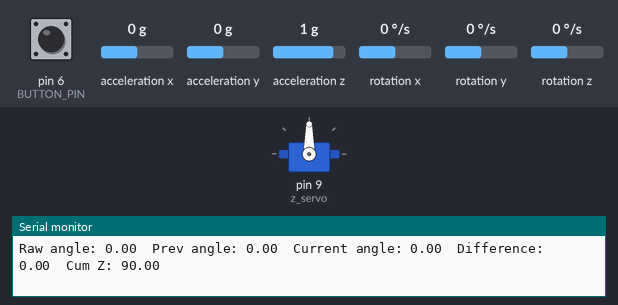
The program below on a simulated Arduino Nano, built with avr-gcc and run on an emulated ATmega328P. Parts: servo, the last lines printed to the serial monitor. The inputs (shaded band) are chosen by the test bench; at power-on: acceleration x 0 g, acceleration y 0 g, acceleration z 1 g, pin 6 (BUTTON_PIN) HIGH, rotation x 0 °/s, rotation y 0 °/s, rotation z 0 °/s.

Above: at 1.8 s.
1.9 s: acceleration x set to -1.4 g
At 3.1 s:
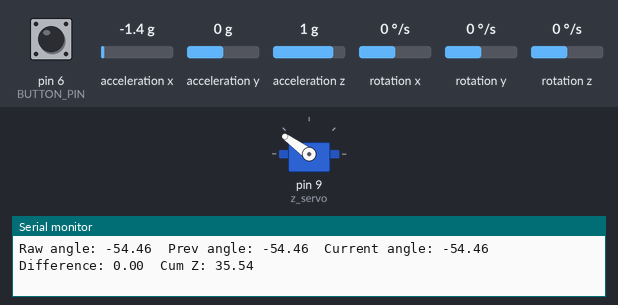
3.4 s: acceleration y set to -1.4 g
At 4.2 s:
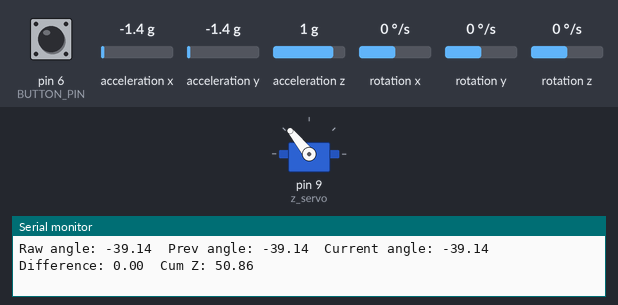
4.9 s: acceleration x set to -0.8 g
At 5.2 s:
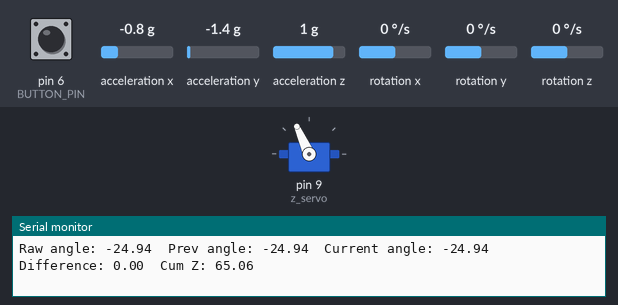
6.4 s: acceleration x set to 0.8 g
At 7.5 s:
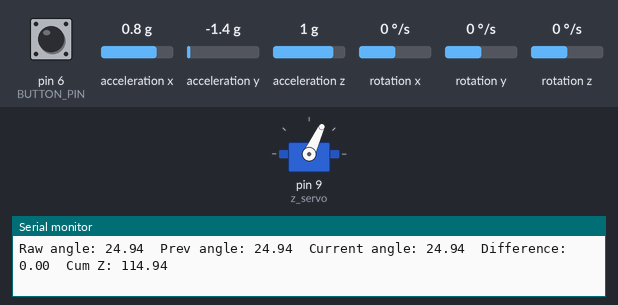
7.9 s: acceleration y set to 0 g
At 8.3 s:
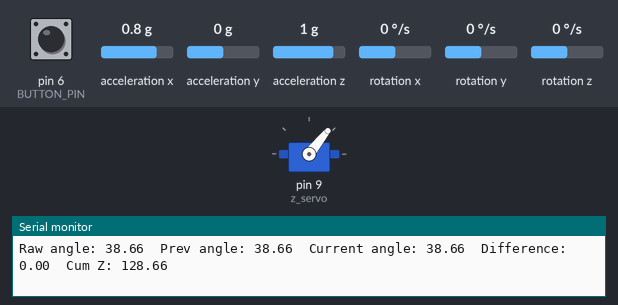
9.5 s: acceleration z set to 0 g
At 10.4 s:
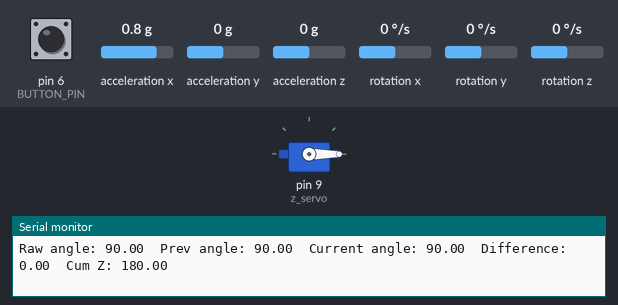
Timing chart, 0 to 12.0 s (numbered marks = the images above; inputs shaded):
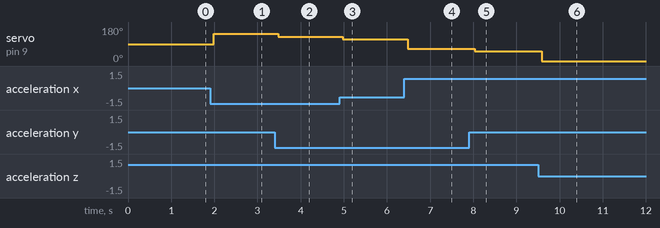

The program:

main.cpp
```cpp
#include "I2Cdev.h"
#include "MPU6050_6Axis_MotionApps20.h"
#include "Arduino.h"
#include "utils.h"
#include "Servo.h"

void display_cumulative_angle();

MPU6050 mpu;
Servo z_servo;
Servo y_servo;
Servo x_servo;

int Calibrated[6] = {1321, 1105, 1527, 97, 21, 47};
const int iAx = 0;
const int iAy = 1;
const int iAz = 2;
const int iGx = 3;
const int iGy = 4;
const int iGz = 5;

//#define OUTPUT_READABLE_ACCELGYRO
//#define OUTPUT_BINARY_ACCELGYRO
#define OUTPUT_READABLE_YAWPITCHROLL
//#define OUTPUT_READABLE_QUATERNION
//#define OUTPUT_READABLE_EULER
//#define OUTPUT_READABLE_REALACCEL
//#define OUTPUT_READABLE_WORLDACCEL
//#define OUTPUT_TEAPOT

#define USE_DMP

uint8_t MPUIntStatus;
uint16_t packetSize;
uint8_t devStatus;
uint8_t FIFOBuffer[64];

bool blinkState;


/*---Orientation/Motion Variables---*/
Quaternion q;           // [w, x, y, z]         Quaternion container
VectorInt16 aa;         // [x, y, z]            Accel sensor measurements
VectorInt16 gy;         // [x, y, z]            Gyro sensor measurements
VectorInt16 aaReal;     // [x, y, z]            Gravity-free accel sensor measurements
VectorInt16 aaWorld;    // [x, y, z]            World-frame accel sensor measurements
VectorFloat gravity;    // [x, y, z]            Gravity vector
float euler[3];         // [psi, theta, phi]    Euler angle container
float ypr[3];           // [yaw, pitch, roll]   Yaw/Pitch/Roll container and gravity vector

uint16_t targetAngle = 90;

bool motorsTriggered = true;

float sensorTargetAngleY;
float sensorTargetAngleX;
float sensorTargetAngleZ;

float currentAngleX;
float prevAngleX;
float currentAngleY;
float prevAngleY;

float currentAngleZ;
float prevAngleZ;
float prevRawAngleZ = 0;


float cumulativeAngleZ = targetAngle;
float prevCumulativeAngleZ = targetAngle;
float prevZWrittenAngle = targetAngle;
float angleZToWrite = targetAngle;

float cumulativeAngleX = targetAngle;
float cumulativeAngleY = targetAngle;
int BUTTON_PIN = 6;
byte buttonState;

int x_index = 0;
int y_index = 1; //1
int z_index = 1; // 2

void setup() {

	Initialize(mpu);
	SetOffsets(mpu, Calibrated);


	Serial.println(F("Initializing DMP..."));
  	devStatus = mpu.dmpInitialize();

	mpu.setXGyroOffset(Calibrated[iGx]);
	mpu.setYGyroOffset(Calibrated[iGy]);
	mpu.setZGyroOffset(Calibrated[iGz]);

	Serial.println("These are the Active offsets: ");
	mpu.PrintActiveOffsets();

	Serial.println(F("Enabling DMP..."));   //Turning ON DMP
	mpu.setDMPEnabled(true);

	/*Enable Arduino interrupt detection*/
	Serial.print(F("Enabling interrupt detection (Arduino external interrupt "));
	Serial.println(F(")..."));
	MPUIntStatus = mpu.getIntStatus();

	/* Set the DMP Ready flag so the main loop() function knows it is okay to use it */
	Serial.println(F("DMP ready! Waiting for first interrupt..."));
	packetSize = mpu.dmpGetFIFOPacketSize(); //Get expected DMP packet size for later comparison
  	Serial.println(F("Done :) "));

    z_servo.attach(9);
	// y_servo.attach(5);
	// x_servo.attach(3);
	pinMode(BUTTON_PIN, INPUT_PULLUP);


    z_servo.write(targetAngle);
	// y_servo.write(targetAngle);
	// x_servo.write(targetAngle);

}

void display_cumulative_angle() {

	// Serial.print("X: ");
	// Serial.print(cumulativeAngleX);
	// Serial.print("\t");
	// Serial.print("Y: ");
	// Serial.print(cumulativeAngleY);
	// Serial.print("\t");

	Serial.print("Raw angle: ");
	Serial.print(ypr[z_index] * 180/M_PI);
	Serial.print("\t");

	Serial.print("Prev angle: ");
	Serial.print(prevAngleZ);
	Serial.print("\t");


	Serial.print("Current angle: ");
	Serial.print(currentAngleZ);
	Serial.print("\t");

	Serial.print("Difference: ");
	Serial.print(currentAngleZ - prevAngleZ);
	Serial.print("\t");

	Serial.print("Cum Z: ");
	Serial.println(cumulativeAngleZ);
}


void loop() {


	#ifdef USE_DMP
		prevAngleX = currentAngleX;
		prevAngleY = currentAngleY;
		prevAngleZ = currentAngleZ;

		prevCumulativeAngleZ = cumulativeAngleZ;

		if (mpu.dmpGetCurrentFIFOPacket(FIFOBuffer)) { // Get the Latest packet

			mpu.dmpGetQuaternion(&q, FIFOBuffer);
			mpu.dmpGetGravity(&gravity, &q);
			mpu.dmpGetYawPitchRoll(ypr, &q, &gravity);
			#ifdef OUTPUT_READABLE_YAWPITCHROLL
				/* Display Euler angles in degrees */
				// Serial.print("ypr\t");
				// Serial.print(ypr[x_index] * 180/M_PI);
				// Serial.print("\t");
				// Serial.print(ypr[y_index] * 180/M_PI);
				// Serial.print("Raw angle: ");
				// Serial.print(ypr[z_index] * 180/M_PI);
				// Serial.print("\t");
			#endif

			currentAngleX = ypr[x_index] * 180/M_PI;
			currentAngleY = ypr[y_index] * 180/M_PI;
			currentAngleZ = ypr[z_index] * 180/M_PI;
		}

		if (currentAngleZ < -90 && prevRawAngleZ > 90) {
			currentAngleZ = 360 - abs(currentAngleZ);
		} else {
			cumulativeAngleZ += currentAngleZ - prevAngleZ;
		}

		display_cumulative_angle();
		//cumulativeAngleX += currentAngleX - prevAngleX;
		//cumulativeAngleY += currentAngleY - prevAngleY;

		prevRawAngleZ = ypr[z_index] * 180/M_PI;


		// Button logic
		buttonState = digitalRead(BUTTON_PIN);
		if (buttonState == LOW) {
			//motorsTriggered = !motorsTriggered;
		}

		if (motorsTriggered) {
			// angleXToWrite = tapear(ypr[x_index] * 180/M_PI , sensorTargetAngleX - 90, sensorTargetAngleX + 90, 0, 180);
			// x_servo.write(angleXToWrite);

			// angleYToWrite = tapear(ypr[y_index] * 180/M_PI , sensorTargetAngleY - 90, sensorTargetAngleY + 90, 0, 180);
			// y_servo.write(angleYToWrite);
			angleZToWrite = prevZWrittenAngle - cumulativeAngleZ + prevCumulativeAngleZ;
			z_servo.write(angleZToWrite);
			prevZWrittenAngle = angleZToWrite;

		} else {
			z_servo.write(targetAngle);
			y_servo.write(targetAngle);
			x_servo.write(targetAngle);
		}
		delay(15);
	#endif
}
```

utils.h
```cpp
#include "MPU6050_6Axis_MotionApps20.h"

void SetOffsets(MPU6050 mpu, int TheOffsets[6]);
void Initialize(MPU6050 mpu);
float tapear(float x, float in_min, float in_max, float out_min, float out_max);
```

utils.cpp
```cpp
#include "MPU6050_6Axis_MotionApps20.h"
#include "I2Cdev.h"

void SetOffsets(MPU6050 mpu, int TheOffsets[6]) {
    const int iAx = 0;
    const int iAy = 1;
    const int iAz = 2;
    const int iGx = 3;
    const int iGy = 4;
    const int iGz = 5;

	mpu.setXAccelOffset(TheOffsets[iAx]);
	mpu.setYAccelOffset(TheOffsets[iAy]);
	mpu.setZAccelOffset(TheOffsets[iAz]);
	mpu.setXGyroOffset(TheOffsets[iGx]);
	mpu.setYGyroOffset(TheOffsets[iGy]);
	mpu.setZGyroOffset(TheOffsets[iGz]);
}

/*Initializate function*/
void Initialize(MPU6050 mpu) {
	#if I2CDEV_IMPLEMENTATION == I2CDEV_ARDUINO_WIRE
		Wire.begin();
	#elif I2CDEV_IMPLEMENTATION == I2CDEV_BUILTIN_FASTWIRE
		Fastwire::setup(400, true);
	#endif
	Serial.begin(9600);

    // Init the module
	Serial.println("Initializing MPU...");
	mpu.initialize();
	Serial.println("MPU initializated");
	// Check module connection
	Serial.println("Testing device connections...");
	if(mpu.testConnection() ==  false){
		Serial.println("MPU6050 connection failed");
	    while(true);
	}
	else{
		Serial.println("MPU6050 connection successful");
	}


}

float tapear(float x, float in_min, float in_max, float out_min, float out_max) {
  return (x - in_min) * (out_max - out_min) / (in_max - in_min) + out_min;
}
```

Measured:
- after the input at 1.9 s, servo on pin 9 (z_servo): 90° → 144° after 0.08 s
- after the input at 3.4 s, servo on pin 9 (z_servo): 144° → 129° after 0.08 s
- after the input at 4.9 s, servo on pin 9 (z_servo): 129° → 114° after 0.08 s
- after the input at 6.4 s, servo on pin 9 (z_servo): 114° → 65° after 0.08 s
- after the input at 7.9 s, servo on pin 9 (z_servo): 65° → 51° after 0.13 s
- after the input at 9.5 s, servo on pin 9 (z_servo): 51° → 0° after 0.09 s
